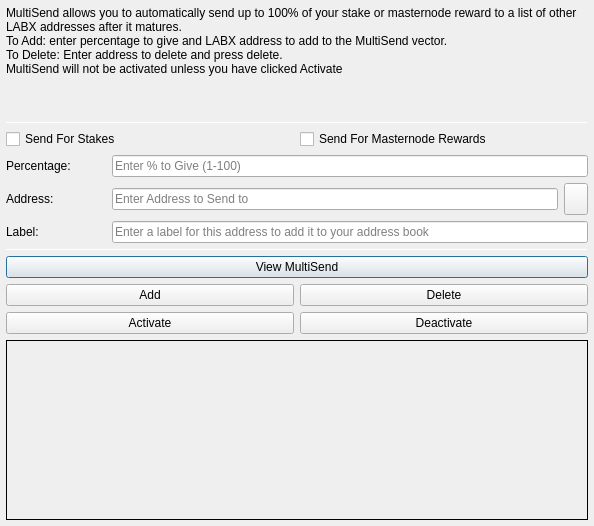
<?xml version="1.0" encoding="UTF-8"?>
<ui version="4.0">
 <class>MultiSendDialog</class>
 <widget class="QDialog" name="MultiSendDialog">
  <property name="windowModality">
   <enum>Qt::NonModal</enum>
  </property>
  <property name="geometry">
   <rect>
    <x>0</x>
    <y>0</y>
    <width>594</width>
    <height>526</height>
   </rect>
  </property>
  <property name="windowTitle">
   <string>MultiSend</string>
  </property>
  <layout class="QVBoxLayout" name="verticalLayout" stretch="0">
   <property name="leftMargin">
    <number>6</number>
   </property>
   <property name="topMargin">
    <number>6</number>
   </property>
   <property name="rightMargin">
    <number>6</number>
   </property>
   <property name="bottomMargin">
    <number>6</number>
   </property>
   <item>
    <layout class="QVBoxLayout" name="verticalLayout_Main" stretch="1,1,1,0,1,1,1">
     <item>
      <widget class="QLabel" name="label_2">
       <property name="lineWidth">
        <number>1</number>
       </property>
       <property name="text">
        <string>MultiSend allows you to automatically send up to 100% of your stake or masternode reward to a list of other LABX addresses after it matures.
To Add: enter percentage to give and LABX address to add to the MultiSend vector.
To Delete: Enter address to delete and press delete.
MultiSend will not be activated unless you have clicked Activate</string>
       </property>
       <property name="alignment">
        <set>Qt::AlignLeading|Qt::AlignLeft|Qt::AlignTop</set>
       </property>
       <property name="wordWrap">
        <bool>true</bool>
       </property>
      </widget>
     </item>
     <item>
      <widget class="Line" name="line">
       <property name="minimumSize">
        <size>
         <width>0</width>
         <height>1</height>
        </size>
       </property>
       <property name="maximumSize">
        <size>
         <width>16777215</width>
         <height>1</height>
        </size>
       </property>
       <property name="orientation">
        <enum>Qt::Horizontal</enum>
       </property>
      </widget>
     </item>
     <item>
      <layout class="QVBoxLayout" name="verticalLayout_Settings">
       <item>
        <layout class="QHBoxLayout" name="horizontalLayout">
         <item>
          <widget class="QCheckBox" name="multiSendStakeCheckBox">
           <property name="text">
            <string>Send For Stakes</string>
           </property>
          </widget>
         </item>
         <item>
          <widget class="QCheckBox" name="multiSendMasternodeCheckBox">
           <property name="text">
            <string>Send For Masternode Rewards</string>
           </property>
          </widget>
         </item>
        </layout>
       </item>
       <item>
        <layout class="QHBoxLayout" name="horizontalLayout_6">
         <item>
          <widget class="QLabel" name="label">
           <property name="minimumSize">
            <size>
             <width>100</width>
             <height>0</height>
            </size>
           </property>
           <property name="toolTip">
            <string>Percentage of stake to send</string>
           </property>
           <property name="text">
            <string>Percentage:</string>
           </property>
          </widget>
         </item>
         <item>
          <widget class="QLineEdit" name="multiSendPercentEdit">
           <property name="toolTip">
            <string>Enter whole numbers 1 - 100</string>
           </property>
           <property name="placeholderText">
            <string>Enter % to Give (1-100)</string>
           </property>
          </widget>
         </item>
        </layout>
       </item>
       <item>
        <layout class="QHBoxLayout" name="horizontalLayout_7">
         <item>
          <widget class="QLabel" name="label_5">
           <property name="minimumSize">
            <size>
             <width>100</width>
             <height>0</height>
            </size>
           </property>
           <property name="toolTip">
            <string>Address to send portion of stake to</string>
           </property>
           <property name="text">
            <string>Address:</string>
           </property>
          </widget>
         </item>
         <item>
          <widget class="QLineEdit" name="multiSendAddressEdit">
           <property name="toolTip">
            <string/>
           </property>
           <property name="placeholderText">
            <string>Enter Address to Send to</string>
           </property>
          </widget>
         </item>
         <item>
          <widget class="QToolButton" name="addressBookButton">
           <property name="maximumSize">
            <size>
             <width>16777215</width>
             <height>32</height>
            </size>
           </property>
           <property name="toolTip">
            <string>Choose an address from the address book</string>
           </property>
           <property name="text">
            <string/>
           </property>
           <property name="icon">
            <iconset resource="../labx.qrc">
             <normaloff>:/icons/address-book</normaloff>:/icons/address-book</iconset>
           </property>
           <property name="shortcut">
            <string>Alt+A</string>
           </property>
          </widget>
         </item>
        </layout>
       </item>
      </layout>
     </item>
     <item>
      <layout class="QHBoxLayout" name="horizontalLayout_3">
       <item>
        <widget class="QLabel" name="label_3">
         <property name="minimumSize">
          <size>
           <width>100</width>
           <height>0</height>
          </size>
         </property>
         <property name="text">
          <string>Label:</string>
         </property>
        </widget>
       </item>
       <item>
        <widget class="QLineEdit" name="labelAddressLabelEdit">
         <property name="placeholderText">
          <string>Enter a label for this address to add it to your address book</string>
         </property>
        </widget>
       </item>
      </layout>
     </item>
     <item>
      <widget class="Line" name="line_2">
       <property name="minimumSize">
        <size>
         <width>0</width>
         <height>1</height>
        </size>
       </property>
       <property name="maximumSize">
        <size>
         <width>16777215</width>
         <height>1</height>
        </size>
       </property>
       <property name="orientation">
        <enum>Qt::Horizontal</enum>
       </property>
      </widget>
     </item>
     <item>
      <layout class="QVBoxLayout" name="verticalLayout_Buttons">
       <item>
        <layout class="QHBoxLayout" name="horizontalLayout_4">
         <item>
          <widget class="QPushButton" name="viewButton">
           <property name="toolTip">
            <string/>
           </property>
           <property name="statusTip">
            <string>View MultiSend Vector</string>
           </property>
           <property name="text">
            <string>View MultiSend</string>
           </property>
          </widget>
         </item>
        </layout>
       </item>
       <item>
        <layout class="QHBoxLayout" name="horizontalLayout_2">
         <item>
          <widget class="QPushButton" name="addButton">
           <property name="toolTip">
            <string/>
           </property>
           <property name="statusTip">
            <string>Add to MultiSend Vector</string>
           </property>
           <property name="text">
            <string>Add</string>
           </property>
          </widget>
         </item>
         <item>
          <widget class="QPushButton" name="deleteButton">
           <property name="toolTip">
            <string/>
           </property>
           <property name="statusTip">
            <string>Delete Address From MultiSend Vector</string>
           </property>
           <property name="text">
            <string>Delete</string>
           </property>
          </widget>
         </item>
        </layout>
       </item>
       <item>
        <layout class="QHBoxLayout" name="horizontalLayout_5">
         <item>
          <widget class="QPushButton" name="activateButton">
           <property name="statusTip">
            <string>Activate MultiSend</string>
           </property>
           <property name="text">
            <string>Activate</string>
           </property>
          </widget>
         </item>
         <item>
          <widget class="QPushButton" name="disableButton">
           <property name="statusTip">
            <string>Deactivate MultiSend</string>
           </property>
           <property name="text">
            <string>Deactivate</string>
           </property>
          </widget>
         </item>
        </layout>
       </item>
      </layout>
     </item>
     <item>
      <widget class="QLabel" name="message">
       <property name="minimumSize">
        <size>
         <width>0</width>
         <height>180</height>
        </size>
       </property>
       <property name="frameShape">
        <enum>QFrame::Panel</enum>
       </property>
       <property name="frameShadow">
        <enum>QFrame::Plain</enum>
       </property>
       <property name="lineWidth">
        <number>1</number>
       </property>
       <property name="midLineWidth">
        <number>1</number>
       </property>
       <property name="text">
        <string/>
       </property>
       <property name="alignment">
        <set>Qt::AlignLeading|Qt::AlignLeft|Qt::AlignTop</set>
       </property>
       <property name="wordWrap">
        <bool>true</bool>
       </property>
      </widget>
     </item>
    </layout>
   </item>
  </layout>
 </widget>
 <resources>
  <include location="../labx.qrc"/>
 </resources>
 <connections/>
</ui>
